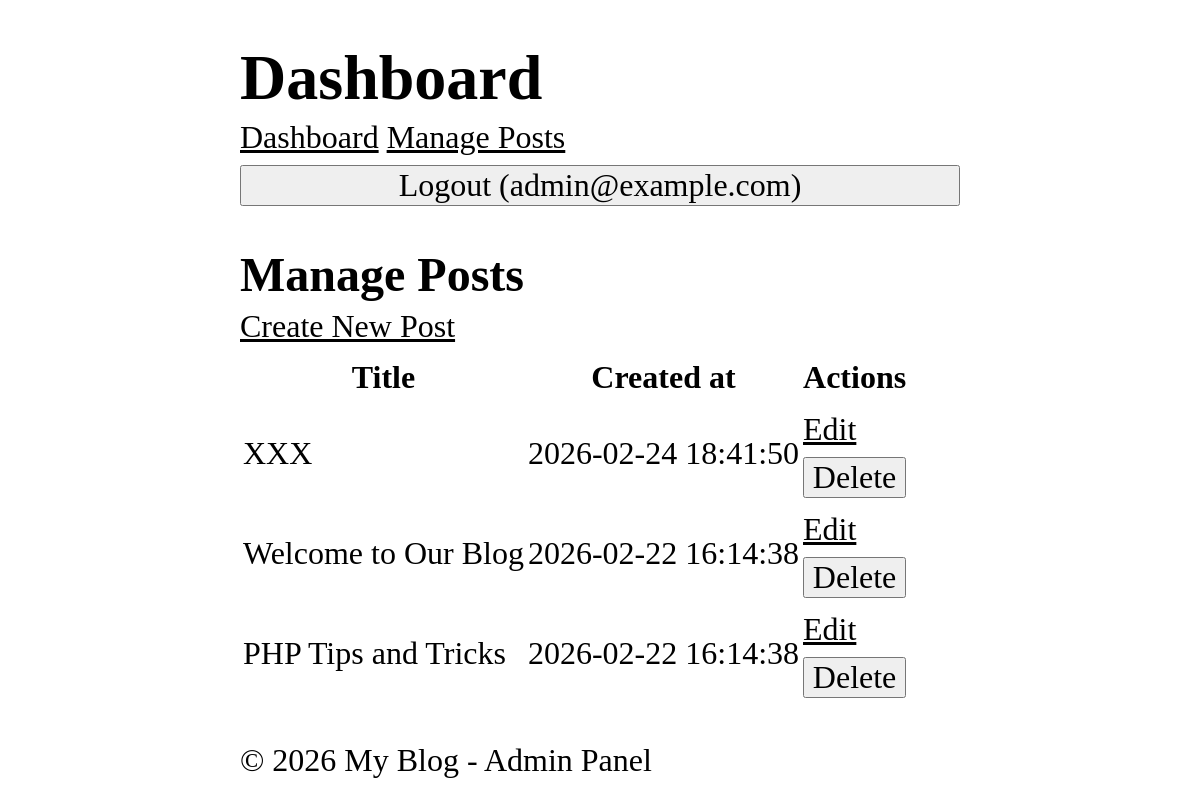
The page /admin/posts (signed in) on the database as committed earlier.
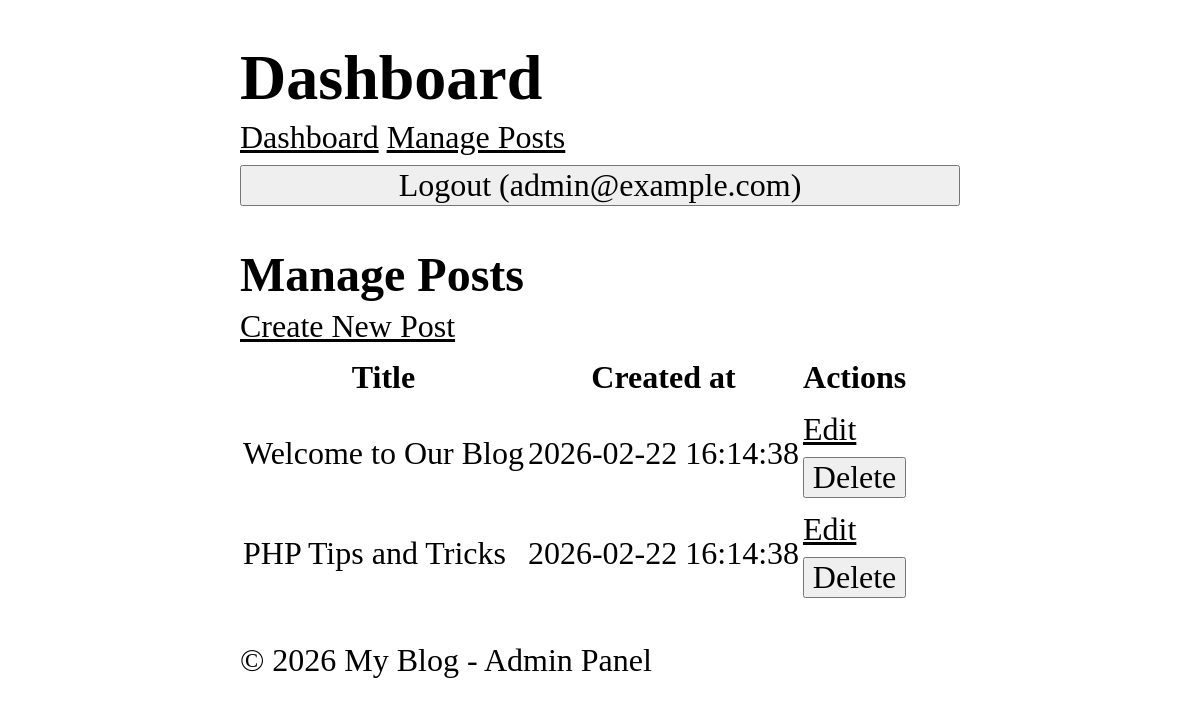
The same page on the database as committed later.
### tables this page shows
CREATE TABLE posts (
    id INTEGER PRIMARY KEY AUTOINCREMENT,
    title TEXT NOT NULL,
    content TEXT NOT NULL,
    views INTEGER DEFAULT 0,
    user_id INTEGER NOT NULL,
    created_at DATETIME DEFAULT CURRENT_TIMESTAMP,
    FOREIGN KEY (user_id) REFERENCES users (id)
);

### core/View.php (called while the page is built, shortened)
<?php
class View {
    protected static $globals = [];
    public static function share(string $key, mixed $value): void {
        static::$globals[$key] = $value;
    }
    public static function render(string $template, array $data = [], ?string $layout = null): string {
        $data = [...static::$globals, ...$data];
        $content = static::renderTemplate(
            $template,
            $data
        );
        return static::renderLayout($layout, $data, $content);
    }
    protected static function renderTemplate(string $template, array $data): string {
        extract($data);
        $path = dirname(__DIR__). "/app/Views/$template.php";
        require $path;
        return ob_get_clean();
    }
    protected static function renderLayout(?string $template, array $data, string $content): string {
        return ob_get_clean();
    }
}

### app/Controllers/Admin/PostController.php (called while the page is built, shortened)
<?php
class PostController {
    public function index() {
        $search = $_GET['search'] ?? null;
        $page = max(1, (int) ($_GET['page'] ?? 1));
        $limit = 10;
        $posts = Post::getRecent(
            limit: $limit,
            page: $page,
            search: $search
        );
        $total = Post::count($search);
        $totalPages = (int) ceil($total / $limit);
        return View::render(
           template: 'admin/post/index',
           data: [
               'posts' => $posts,
               'search' => $search,
               'page' => $page,
               'perPage' => $limit,
               'totalPages' => $totalPages
           ],
           layout: 'layouts/admin'
        );
    }
}

### app/Middlewares/Auth.php (called while the page is built, shortened)
<?php
class Auth implements Middleware {
  public function handle(callable $next) {
    return $next();
    }
}

### app/Middlewares/CSRF.php (called while the page is built, shortened)
<?php
class CSRF implements Middleware {
  public function handle(callable $next) {
    return $next();
    }
}

### app/Middlewares/View.php (called while the page is built, shortened)
<?php
class View implements Middleware {
    public function handle(callable $next) {
        return $next();
    }
}

### core/App.php (called while the page is built, shortened)
<?php
class App {
    protected static $container = [];
    public static function bind(string $key, mixed $value): void {
        static::$container[$key] = $value;
    }
    public static function get(string $key): mixed {
        return static::$container[$key];
    }
}

### app/Models/Post.php (called while the page is built, shortened)
<?php
class Post extends Model {
    protected static string $table = 'posts';
    public static function getRecent(?int $limit = null, ?int $page = null, ?string $search = null) {
        $db = App::get('database');
        $query = "SELECT * FROM " . static::$table;
        $params = [];
        $query .= " ORDER BY created_at DESC";
        if($limit !== null) {
            $query .= " LIMIT ?";
            $params[] = $limit;
        }
        if($page !== null && $limit !== null) {
            $offset = ($page - 1) * $limit;
            $query .= " OFFSET ?";
            $params[] = $offset;
        }
        return $db->fetchAll($query, $params, static::class);
    }
}

### core/Database.php (called while the page is built, shortened)
<?php
class Database {
    protected $pdo;
    public function __construct(array $config) {
        try {
            $dsn = $this->createDsn($config);
            $username = $config['username'] ?? null;
            $password = $config['password'] ?? null;
            $options = $config['options'] ?? null;
            $this->pdo = new PDO($dsn, $username, $password, $options);
            $this->pdo->setAttribute(PDO::ATTR_ERRMODE, PDO::ERRMODE_EXCEPTION);
        } catch (PDOException $e) {
            throw new Exception("Could not connect to the database");
        }
    }
    protected function createDsn(array $config): string {
        $driver = $config['driver'];
        $dbname = $config['dbname'];
        return match($driver) {
            'sqlite' => "sqlite:$dbname",
            default => throw new Exception("Unsupported database driver: $driver")
        };
    }
    public function query(string $sql, array $params = []): PDOStatement {
        $stmt = $this->pdo->prepare($sql);
        $stmt->execute($params);
        return $stmt;
    }
    public function fetchAll(string $sql, array $params = [], ?string $className = null): array {
        $stmt = $this->query($sql, $params);
        return $className
            ? $stmt->fetchAll(PDO::FETCH_CLASS, $className)
            : $stmt->fetchAll(PDO::FETCH_ASSOC);
    }
}

### app/Views/admin/post/index.php (the view, shortened to what this page needs)
<h2>Manage Posts</h2>
<a href="/admin/posts/create">Create New Post</a>
<table>
    <thead>
        <tr>
            <th>Title</th>
            <th>Created at</th>
            <th>Actions</th>
        </tr>
    </thead>
    <tbody>
    <?php foreach ($posts as $post) : ?>
        <tr>
            <td><?=htmlspecialchars($post->title) ?></td>
            <td><?= $post->created_at ?></td>
            <td>
                <a href="/admin/posts/<?= $post->id ?>/edit">Edit</a>
                <form action="/admin/posts/<?= $post->id ?>/delete" method ="POST">
                    <button type="submit" onclick="return confirm('Are you sure?')">Delete</button>
                </form>
            </td>
        </tr>
    <?php endforeach ?>
    </tbody>
</table>

Rows that differ between the two databases and show on the page:
removed posts: title "XXX", created_at "2026-02-24 18:41:50"
